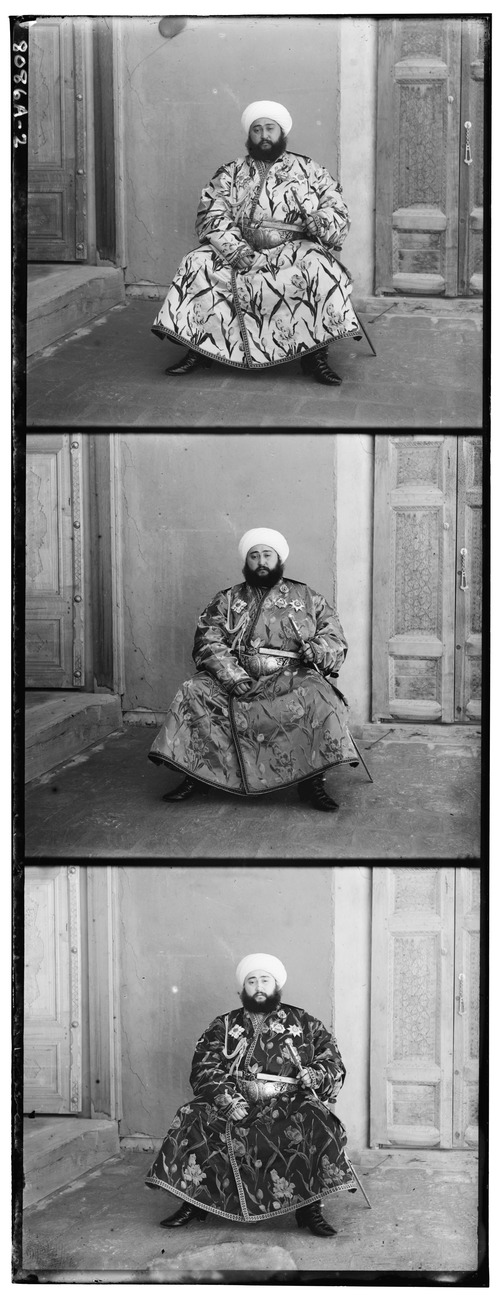
#> input picture image_alignment/emir.jpg, 500 x 1300 px
$ jupyter execute --allow-errors Assignment_Feature_based_Image_Alignment.ipynb   (shell and % lines are left out)
#> lines starting #> are read from the running program, lines starting #| are printed output that depends on the picture
# <font style = "color:rgb(50,120,229)">Feature Matching Based Image Alignment</font>

## <font style = "color:rgb(50,120,229)">Read Image</font>

[cell 1]
import cv2
import numpy as np
import matplotlib.pyplot as plt

[cell 2]
import matplotlib
matplotlib.rcParams['figure.figsize'] = (10.0, 10.0)
matplotlib.rcParams['image.cmap'] = 'gray'

[cell 3]
# Read 8-bit color image.
# This is an image in which the three channels are
# concatenated vertically.
im =  cv2.imread("emir.jpg", cv2.IMREAD_GRAYSCALE)
#> im is the input picture: shape (1300, 500); min 0, max 255, mean 136.5

[cell 4]
# Find the width and height of the color image
sz = im.shape
#> sz = (1300, 500)
print(sz)
#| (1300, 500)

height = int(sz[0] / 3);
#> height = 433
width = sz[1]
#> width = 500

[cell 5]
# Extract the three channels from the gray scale image
# and merge the three channels into one color image
im_color = np.zeros((height,width,3), dtype=np.uint8 )
for i in range(0,3) :
    im_color[:,:,i] = im[ i * height:(i+1) * height,:]
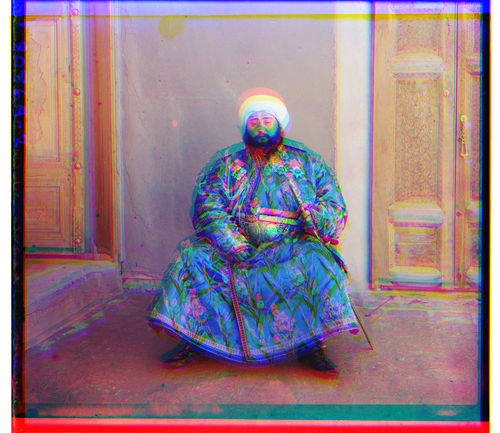
#> im_color: shape (433, 500, 3); mean of channels 0, 1, 2 135, 124.6, 149.5; drawn as B, G, R

[cell 6]
blue = im_color[:,:,0]
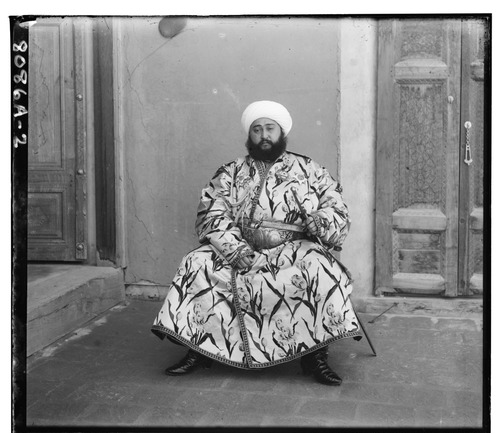
#> blue: shape (433, 500); min 0, max 255, mean 135
green = im_color[:,:,1]
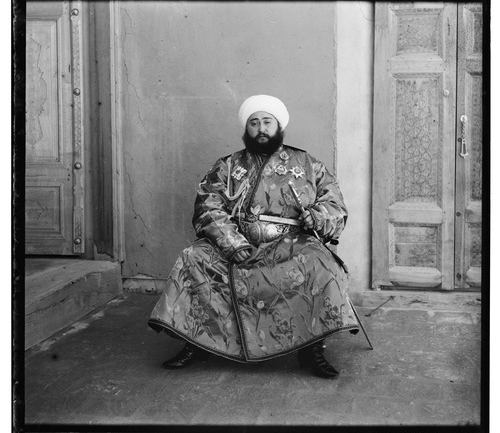
#> green: shape (433, 500); min 0, max 255, mean 124.6
red = im_color[:,:,2]
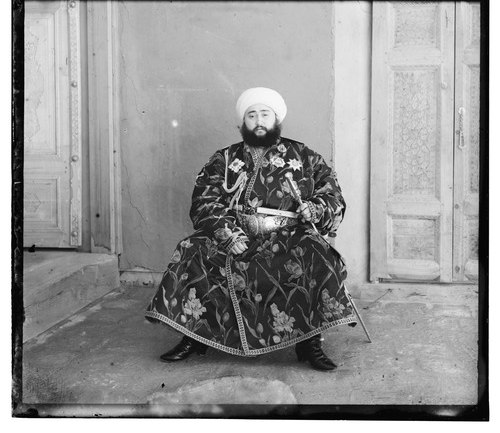
#> red: shape (433, 500); min 0, max 255, mean 149.5

[cell 7]
plt.figure(figsize=(20,12))
plt.subplot(1,3,1)
plt.imshow(blue)
plt.subplot(1,3,2)
plt.imshow(green)
plt.subplot(1,3,3)
plt.imshow(red)
plt.show()

## <font style = "color:rgb(50,120,229)">Step 2: Detect Features - 6 Marks</font>

We will align Blue and Red frame to the Green frame.

If we align blue and red channels, it might not give very good results since they are visually very different. On the other hand, Blue and Green channels are reasonably similar. Thus, taking green as the base channel will produce best results.

We detect ORB features in the 3 frames.
We control the number of features using the parameter `MAX_FEATURES` in the Python code.

[cell 8]
MAX_FEATURES = 5000
GOOD_MATCH_PERCENT = 0.02

[cell 9]
orb = cv2.ORB_create(MAX_FEATURES)
keypointsBlue, descriptorsBlue = orb.detectAndCompute(blue, None)
#> keypointsBlue = 4619 keypoints; strongest (x, y, size): (216, 226, 31), (356, 325, 31), (208, 339, 31), (208, 286, 31)
keypointsRed, descriptorsRed = orb.detectAndCompute(red, None)
#> keypointsRed = 4290 keypoints; strongest (x, y, size): (287, 165, 31), (286, 164, 37.2), (342, 206, 31), (288, 162, 31)
keypointsGreen, descriptorsGreen = orb.detectAndCompute(green, None)
#> keypointsGreen = 4180 keypoints; strongest (x, y, size): (327, 243, 31), (337, 242, 31), (261, 217, 31), (329, 242, 31)

[cell 10]
plt.figure(figsize=[20,10])
img2 = cv2.drawKeypoints(blue, keypointsBlue, None, color=(255,0,0), flags=cv2.DRAW_MATCHES_FLAGS_DRAW_RICH_KEYPOINTS)
plt.subplot(131);plt.imshow(img2[...,::-1])

img2 = cv2.drawKeypoints(green, keypointsGreen, None, color=(0,255,0), flags=cv2.DRAW_MATCHES_FLAGS_DRAW_RICH_KEYPOINTS)
plt.subplot(132);plt.imshow(img2[...,::-1])

img2 = cv2.drawKeypoints(red, keypointsRed, None, color=(0,0,255), flags=cv2.DRAW_MATCHES_FLAGS_DRAW_RICH_KEYPOINTS)
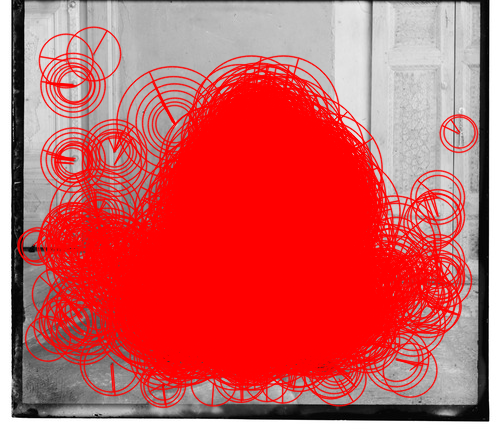
#> img2: shape (433, 500, 3); mean of channels 0, 1, 2 95.2, 95.2, 206.5; drawn as B, G, R
plt.subplot(133);plt.imshow(img2[...,::-1])
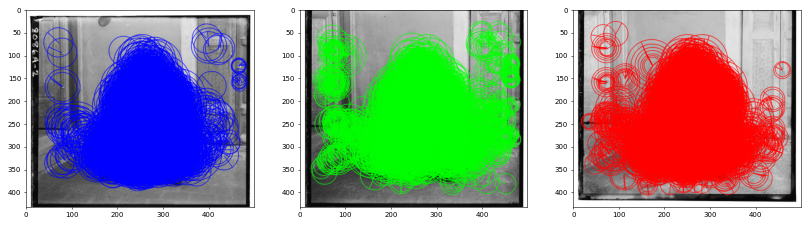
#> figure drawn by matplotlib, 3 panels

## <font style = "color:rgb(50,120,229)">Match Features</font>

Let's first match features between blue and Green channels.

[cell 11]
# Match features.
matcher = cv2.DescriptorMatcher_create(cv2.DESCRIPTOR_MATCHER_BRUTEFORCE_HAMMING)

# Match features between blue and Green channels
matchesBlueGreen = matcher.match(descriptorsBlue, descriptorsGreen, None)
#> matchesBlueGreen = 4619 matches

# Sort matches by score
#> (the rest of this cell did not finish here and is left out)

[cell 12]
plt.figure(figsize=(12,12))
#> (the rest of this cell did not finish here and is left out)

We will repeat the same process for Red and Green channels this time.

[cell 13]
# Match features.
matcher = cv2.DescriptorMatcher_create(cv2.DESCRIPTOR_MATCHER_BRUTEFORCE_HAMMING)

# Match features between Red and Green channels
matchesRedGreen = matcher.match(descriptorsRed, descriptorsGreen, None)
#> matchesRedGreen = 4290 matches

# Sort matches by score
#> (the rest of this cell did not finish here and is left out)

[cell 14]
plt.figure(figsize=(12,12))
#> (the rest of this cell did not finish here and is left out)

## <font style = "color:rgb(50,120,229)">Calculate Homography</font>

Let's first calculate the homography between Blue and Green channels.

[cell 15]
# Extract location of good matches
points1 = np.zeros((len(matchesBlueGreen), 2), dtype=np.float32)
#> points1 = 4619 pairs, first value 0 to 0, second value 0 to 0
points2 = np.zeros((len(matchesBlueGreen), 2), dtype=np.float32)
#> points2 has the same summary as points1

for i, match in enumerate(matchesBlueGreen):
    points1[i, :] = keypointsBlue[match.queryIdx].pt
    points2[i, :] = keypointsGreen[match.trainIdx].pt
#> after the loop, points1 = 4619 pairs, first value 70.5 to 468, second value 64.28 to 366.3; points2 = 4619 pairs, first value 51.84 to 468, second value 48.96 to 381.6

# Find homography
hBlueGreen, maskBlueGreen = cv2.findHomography(points1, points2, cv2.RANSAC)
#> hBlueGreen = [[1.2, 0.0571, -38.17], [0.103, 1.17, -43.05], [0.000279, 0.000208, 1]]; maskBlueGreen = 4619 values, max 1 at index 18, min 0 at index 0, mean 0.0617

Similarly, we can calculate the homography between Green and Red channels.

[cell 16]
# Extract location of good matches
points1 = np.zeros((len(matchesRedGreen), 2), dtype=np.float32)
#> points1 = 4290 pairs, first value 0 to 0, second value 0 to 0
points2 = np.zeros((len(matchesRedGreen), 2), dtype=np.float32)
#> points2 has the same summary as points1

for i, match in enumerate(matchesRedGreen):
    points1[i, :] = keypointsRed[match.queryIdx].pt
    points2[i, :] = keypointsGreen[match.trainIdx].pt
#> after the loop, points1 = 4290 pairs, first value 33 to 459, second value 53.57 to 385.2; points2 = 4290 pairs, first value 46.08 to 468, second value 48.96 to 381.6

# Find homography
hRedGreen, maskRedGreen = cv2.findHomography(points1, points2, cv2.RANSAC)
#> hRedGreen = [[-0.296, -0.651, 213.8], [-0.194, -0.0541, 85.9], [-0.00187, -0.00241, 1]]; maskRedGreen = 4290 values, max 1 at index 64, min 0 at index 0, mean 0.0168

## <font style = "color:rgb(50,120,229)">Warping Image</font>

We map the Blue and Red channels to Green channel pixels.

[cell 17]
# Use homography to find blueWarped and RedWarped images
blueWarped = cv2.warpPerspective(blue, hBlueGreen, (width, height))
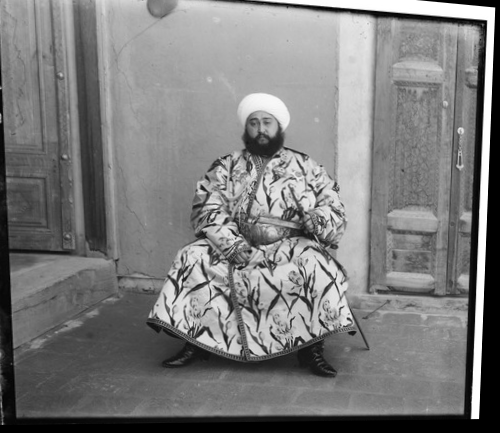
#> blueWarped: shape (433, 500); min 0, max 255, mean 124.3
redWarped = cv2.warpPerspective(red, hRedGreen, (width, height))
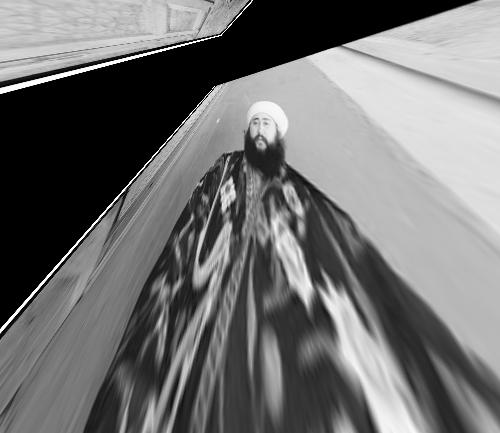
#> redWarped: shape (433, 500); min 0, max 255, mean 112.8

[cell 18]
plt.figure(figsize=(20,10))
plt.subplot(121);plt.imshow(blueWarped);plt.title("Blue channel aligned w.r.t green channel")
plt.subplot(122);plt.imshow(redWarped);plt.title("Red channel aligned w.r.t green channel")

## <font style = "color:rgb(50,120,229)">Merge Channels</font>

Finally, let's merge the channels to form the final colored image.

[cell 19]
colorImage = cv2.merge((blueWarped,green,redWarped))
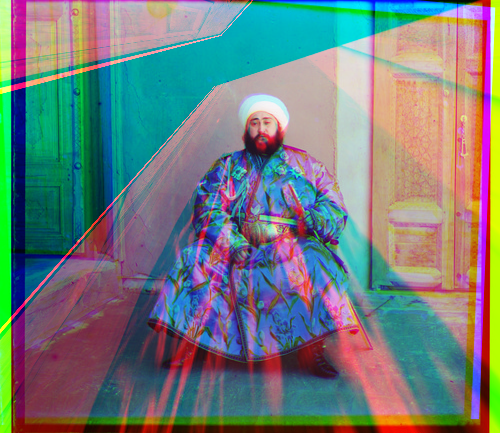
#> colorImage: shape (433, 500, 3); mean B, G, R 124.3, 124.6, 112.8

[cell 20]
originalImage = cv2.merge((blue,green,red))

[cell 21]
plt.figure(figsize=(20,10))
plt.subplot(121);plt.imshow(originalImage[:,:,::-1]);plt.title("Original Mis-aligned Image")
plt.subplot(122);plt.imshow(colorImage[:,:,::-1]);plt.title("Aligned Image")
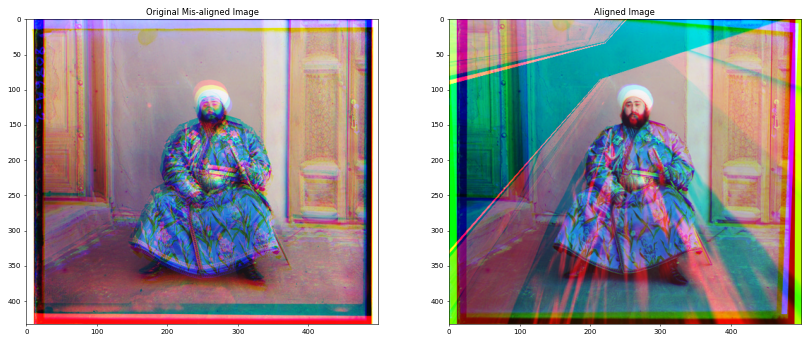
#> figure drawn by matplotlib, 2 panels
